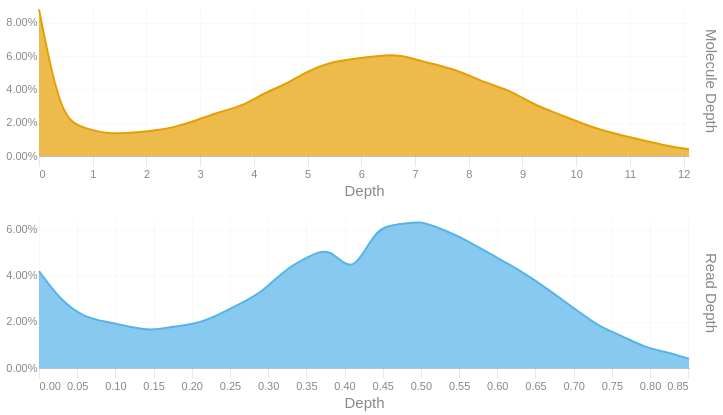

This figure's notebook cell:
### Code cell
readdep = depth_hist(tb['Read Depth'], q99, 3)
readdep = readdep.with_columns(pl.lit('Read Depth').alias('Metric'))
if not SKIPLR:
    moldep = depth_hist(tb['Molecule Depth'], mol_q99, 1)
    moldep = moldep.with_columns(pl.lit('Molecule Depth').alias('Metric'))
    _hist = pl.concat([readdep, moldep])
    _hist = _hist.filter(pl.col('Proportion') != 0)
    with SafeRender(_hist):
        (
            alt.Chart(_hist)        
            .mark_area(interpolate = "basis")
            .encode(
                x=alt.X('Bin:Q').scale(domainMin=0).axis(alt.Axis(title='Depth')),
                y = alt.Y('Proportion:Q', title = None).axis(format = '.2%'),
                color = alt.Color('Metric:N').legend(None),
                row = alt.Row("Metric:N").header(title = None, labelOrient = 'right'),
                tooltip = [
                    alt.Tooltip("Metric:N", title = "Metric"),
                    alt.Tooltip('Interval:N', title = "Depth Interval"),
                    alt.Tooltip('Proportion:Q', title = "% Alignments").format('.2%')
                ]
            )
            .resolve_scale(x='independent', y='independent')
            .properties(
                height = 150, width = 650,
                usermeta={'embedOptions': {'downloadFileName': f'{samplename}.depth.hist'}}
            )
        ).display()
else:
    readdep = readdep.filter(pl.col('Proportion') != 0)
    with SafeRender(readdep):
        (
            alt.Chart(readdep)        
            .mark_area(interpolate = "basis")
            .encode(
                x=alt.X('Bin:Q').scale(domainMin=0).axis(alt.Axis(title='Depth')),
                y = alt.Y('Proportion:Q', title = None).axis(format = '.2%'),
                tooltip = [
                    alt.Tooltip('Interval:N', title = "Depth Interval"),
                    alt.Tooltip('Proportion:Q', title = "% Alignments").format('.2%')
                ]
            )
            .properties(
                usermeta={'embedOptions': {'downloadFileName': f'{samplename}.depth.hist'}}
            )
        ).display()

### Figure 1 — Vega-Lite specification as saved in the notebook (floating-point values rounded to 4 significant figures)
{"width": 650, "height": 150, "config": {"title": {"anchor": "start", "dy": -15, "fontSize": 18, "color": "#888888", "subtitleColor": "#888888", "subtitleFontSize": 14}, "arc": {"fill": "#0072B2"}, "axis": {"domainColor": "#888888", "domainWidth": 0.5, "gridWidth": 0.2, "grid": false, "titleFontWeight": 400, "titleFontSize": 15, "labelFontSize": 11, "labelColor": "#888888", "tickColor": "#888888", "tickWidth": 0.2, "titleColor": "#888888"}, "axisBand": {"grid": false}, "axisX": {"grid": true, "tickSize": 10, "domainCap": "round"}, "axisY": {"domain": false, "grid": true, "tickSize": 0, "domainCap": "round"}, "background": "transparent", "header": {"labelFontSize": 15, "labelColor": "#888888", "titleFontSize": 15, "titleFontWeight": 600, "titleColor": "#888888"}, "legend": {"labelFont": "sans-serif", "labelFontSize": 12, "labelColor": "#888888", "symbolSize": 100, "symbolType": "circle", "titleFontSize": 12, "titlePadding": 10, "titleColor": "#888888", "title": null}, "range": {"category": ["#E69F00", "#56B4E9", "#009E73", "#F0E442", "#0072B2", "#D55E00", "#CC79A7", "#000000"], "diverging": ["#cfe8f3", "#a2d4ec", "#73bfe2", "#46abdb", "#1696d2", "#12719e"]}, "area": {"fill": "#0072B2", "fillOpacity": 0.7, "line": true, "strokeOpacity": 0.7}, "line": {"color": "#0072B2", "stroke": "#0072B2", "strokeWidth": 2}, "trail": {"color": "#0072B2", "stroke": "#0072B2", "strokeWidth": 0, "size": 1}, "point": {"filled": true, "fillOpacity": 1.0, "size": 95}, "text": {"color": "#888888", "fontSize": 11, "align": "right", "fontWeight": 400, "size": 11}, "bar": {"fill": "#0072B2", "stroke": null}, "view": {"stroke": null, "continuousWidth": 660, "continuousHeight": 400}}, "data": {"name": "data-63f096894ae574135f1a88550720e13d"}, "mark": {"type": "area", "interpolate": "basis"}, "encoding": {"color": {"field": "Metric", "legend": null, "type": "nominal"}, "row": {"field": "Metric", "header": {"title": null, "labelOrient": "right"}, "type": "nominal"}, "tooltip": [{"field": "Metric", "title": "Metric", "type": "nominal"}, {"field": "Interval", "title": "Depth Interval", "type": "nominal"}, {"field": "Proportion", "format": ".2%", "title": "% Alignments", "type": "quantitative"}], "x": {"axis": {"title": "Depth"}, "field": "Bin", "scale": {"domainMin": 0}, "type": "quantitative"}, "y": {"axis": {"format": ".2%"}, "field": "Proportion", "title": null, "type": "quantitative"}}, "resolve": {"scale": {"x": "independent", "y": "independent"}}, "usermeta": {"embedOptions": {"downloadFileName": "TF26LRJL0008_5B_10484332_23Y22YLT4_L7.depth.hist"}}, "$schema": "https://vega.github.io/schema/vega-lite/v6.4.1.json", "datasets": {"data-63f096894ae574135f1a88550720e13d": [{"Bin": 0.0, "Interval": "0.0-0.029", "Proportion": 0.042, "Metric": "Read Depth"}, {"Bin": 0.029, "Interval": "0.029-0.059", "Proportion": 0.029, "Metric": "Read Depth"}, {"Bin": 0.059, "Interval": "0.059-0.088", "Proportion": 0.022, "Metric": "Read Depth"}, {"Bin": 0.088, "Interval": "0.088-0.117", "Proportion": 0.02, "Metric": "Read Depth"}, {"Bin": 0.117, "Interval": "0.117-0.147", "Proportion": 0.018, "Metric": "Read Depth"}, {"Bin": 0.147, "Interval": "0.147-0.176", "Proportion": 0.016, "Metric": "Read Depth"}, {"Bin": 0.176, "Interval": "0.176-0.205", "Proportion": 0.018, "Metric": "Read Depth"}, {"Bin": 0.205, "Interval": "0.205-0.235", "Proportion": 0.019, "Metric": "Read Depth"}, {"Bin": 0.235, "Interval": "0.235-0.264", "Proportion": 0.023, "Metric": "Read Depth"}, {"Bin": 0.264, "Interval": "0.264-0.293", "Proportion": 0.028, "Metric": "Read Depth"}, {"Bin": 0.293, "Interval": "0.293-0.323", "Proportion": 0.033, "Metric": "Read Depth"}, {"Bin": 0.323, "Interval": "0.323-0.352", "Proportion": 0.043, "Metric": "Read Depth"}, {"Bin": 0.352, "Interval": "0.352-0.381", "Proportion": 0.048, "Metric": "Read Depth"}, {"Bin": 0.381, "Interval": "0.381-0.411", "Proportion": 0.053, "Metric": "Read Depth"}, {"Bin": 0.411, "Interval": "0.411-0.44", "Proportion": 0.039, "Metric": "Read Depth"}, {"Bin": 0.44, "Interval": "0.44-0.469", "Proportion": 0.061, "Metric": "Read Depth"}, {"Bin": 0.469, "Interval": "0.469-0.499", "Proportion": 0.062, "Metric": "Read Depth"}, {"Bin": 0.499, "Interval": "0.499-0.528", "Proportion": 0.064, "Metric": "Read Depth"}, {"Bin": 0.528, "Interval": "0.528-0.557", "Proportion": 0.06, "Metric": "Read Depth"}, {"Bin": 0.557, "Interval": "0.557-0.587", "Proportion": 0.056, "Metric": "Read Depth"}, {"Bin": 0.587, "Interval": "0.587-0.616", "Proportion": 0.05, "Metric": "Read Depth"}, {"Bin": 0.616, "Interval": "0.616-0.645", "Proportion": 0.045, "Metric": "Read Depth"}, {"Bin": 0.645, "Interval": "0.645-0.675", "Proportion": 0.039, "Metric": "Read Depth"}, {"Bin": 0.675, "Interval": "0.675-0.704", "Proportion": 0.032, "Metric": "Read Depth"}, {"Bin": 0.704, "Interval": "0.704-0.733", "Proportion": 0.025, "Metric": "Read Depth"}, {"Bin": 0.733, "Interval": "0.733-0.763", "Proportion": 0.018, "Metric": "Read Depth"}, {"Bin": 0.763, "Interval": "0.763-0.792", "Proportion": 0.014, "Metric": "Read Depth"}, {"Bin": 0.792, "Interval": "0.792-0.821", "Proportion": 0.009, "Metric": "Read Depth"}, {"Bin": 0.821, "Interval": "0.821-0.851", "Proportion": 0.007, "Metric": "Read Depth"}, {"Bin": 0.851, "Interval": "0.851-0.88", "Proportion": 0.004, "Metric": "Read Depth"}, {"Bin": 0.0, "Interval": "0.0-0.4", "Proportion": 0.088, "Metric": "Molecule Depth"}, {"Bin": 0.4, "Interval": "0.4-0.8", "Proportion": 0.023, "Metric": "Molecule Depth"}, {"Bin": 0.8, "Interval": "0.8-1.3", "Proportion": 0.017, "Metric": "Molecule Depth"}, {"Bin": 1.3, "Interval": "1.3-1.7", "Proportion": 0.013, "Metric": "Molecule Depth"}, {"Bin": 1.7, "Interval": "1.7-2.1", "Proportion": 0.014, "Metric": "Molecule Depth"}, {"Bin": 2.1, "Interval": "2.1-2.5", "Proportion": 0.015, "Metric": "Molecule Depth"}, {"Bin": 2.5, "Interval": "2.5-2.9", "Proportion": 0.017, "Metric": "Molecule Depth"}, {"Bin": 2.9, "Interval": "2.9-3.3", "Proportion": 0.021, "Metric": "Molecule Depth"}, {"Bin": 3.3, "Interval": "3.3-3.8", "Proportion": 0.026, "Metric": "Molecule Depth"}, {"Bin": 3.8, "Interval": "3.8-4.2", "Proportion": 0.03, "Metric": "Molecule Depth"}, {"Bin": 4.2, "Interval": "4.2-4.6", "Proportion": 0.038, "Metric": "Molecule Depth"}, {"Bin": 4.6, "Interval": "4.6-5.0", "Proportion": 0.043, "Metric": "Molecule Depth"}, {"Bin": 5.0, "Interval": "5.0-5.4", "Proportion": 0.051, "Metric": "Molecule Depth"}, {"Bin": 5.4, "Interval": "5.4-5.8", "Proportion": 0.056, "Metric": "Molecule Depth"}, {"Bin": 5.8, "Interval": "5.8-6.3", "Proportion": 0.058, "Metric": "Molecule Depth"}, {"Bin": 6.3, "Interval": "6.3-6.7", "Proportion": 0.06, "Metric": "Molecule Depth"}, {"Bin": 6.7, "Interval": "6.7-7.1", "Proportion": 0.061, "Metric": "Molecule Depth"}, {"Bin": 7.1, "Interval": "7.1-7.5", "Proportion": 0.057, "Metric": "Molecule Depth"}, {"Bin": 7.5, "Interval": "7.5-7.9", "Proportion": 0.054, "Metric": "Molecule Depth"}, {"Bin": 7.9, "Interval": "7.9-8.3", "Proportion": 0.05, "Metric": "Molecule Depth"}, {"Bin": 8.3, "Interval": "8.3-8.8", "Proportion": 0.044, "Metric": "Molecule Depth"}, {"Bin": 8.8, "Interval": "8.8-9.2", "Proportion": 0.039, "Metric": "Molecule Depth"}, {"Bin": 9.2, "Interval": "9.2-9.6", "Proportion": 0.031, "Metric": "Molecule Depth"}, {"Bin": 9.6, "Interval": "9.6-10.0", "Proportion": 0.026, "Metric": "Molecule Depth"}, {"Bin": 10.0, "Interval": "10.0-10.4", "Proportion": 0.021, "Metric": "Molecule Depth"}, {"Bin": 10.4, "Interval": "10.4-10.9", "Proportion": 0.016, "Metric": "Molecule Depth"}, {"Bin": 10.9, "Interval": "10.9-11.3", "Proportion": 0.012, "Metric": "Molecule Depth"}, {"Bin": 11.3, "Interval": "11.3-11.7", "Proportion": 0.009, "Metric": "Molecule Depth"}, {"Bin": 11.7, "Interval": "11.7-12.1", "Proportion": 0.006, "Metric": "Molecule Depth"}, {"Bin": 12.1, "Interval": "12.1-12.52", "Proportion": 0.004, "Metric": "Molecule Depth"}]}}
